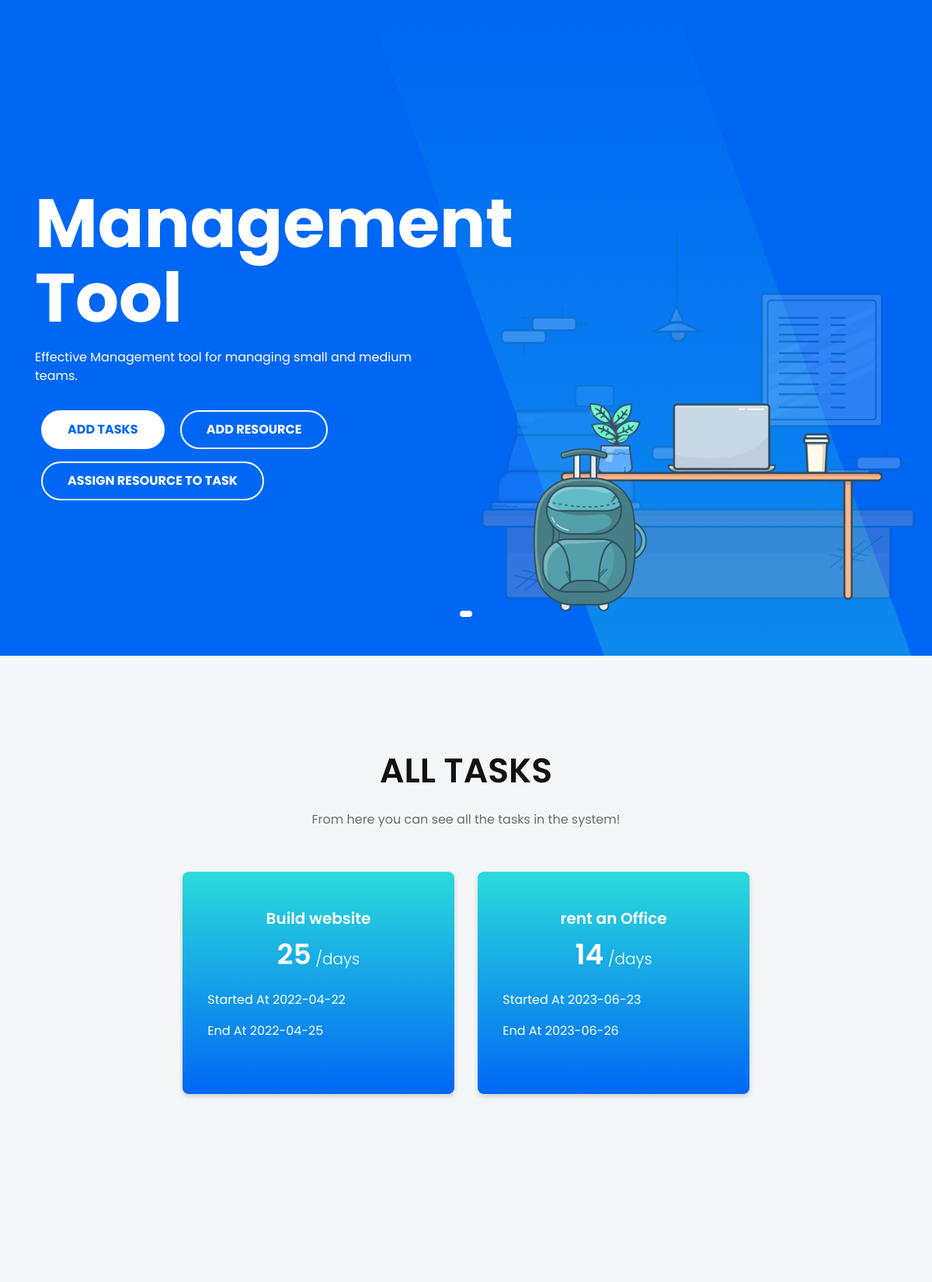
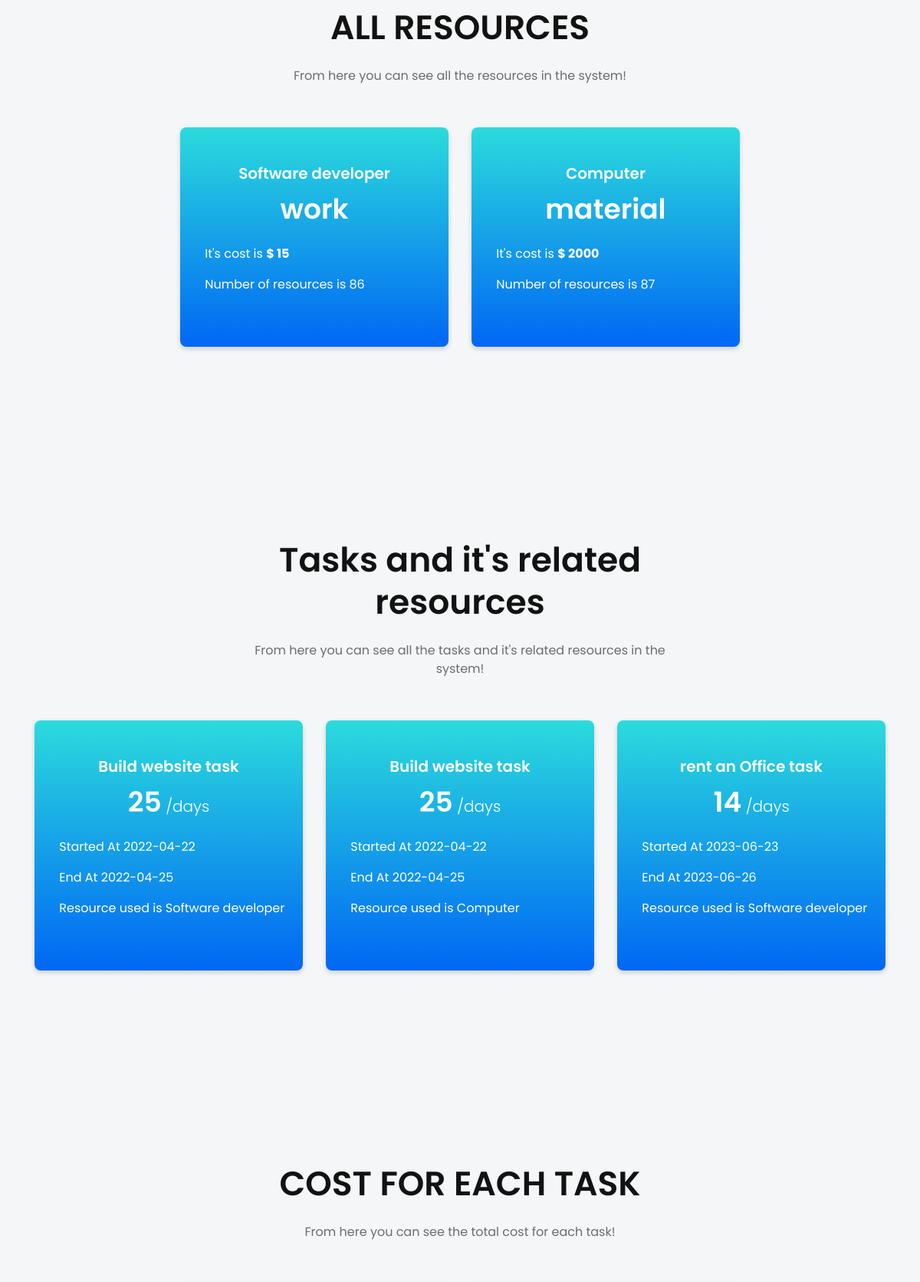
The page / (upper part) on the database its author committed (2 pictures, top to bottom).
### tables this page shows
CREATE TABLE `tasks` (
  `id` int(11) NOT NULL,
  `taskName` varchar(255) NOT NULL,
  `duration` int(11) NOT NULL,
  `startDate` date NOT NULL,
  `endDate` date NOT NULL
);

CREATE TABLE `resources` (
  `id` int(11) NOT NULL,
  `resourceName` varchar(255) NOT NULL,
  `resourceType` varchar(255) NOT NULL,
  `cost` int(11) NOT NULL,
  `max` int(11) NOT NULL
);

### index.php (the view, shortened to what this page needs)
<?php
require('database.php');
$tasksArr=[];
$data1 = $db->query("select * from tasks ");
  $tasks = $data1->fetch_all();
  foreach ($tasks as $task ) {
    array_push($tasksArr,$task);
  }
  $resourcesArr = [];
  $data2 = $db->query("select * from resources ");
  $resources = $data2->fetch_all();
  foreach ($resources as $res ) {
    array_push($resourcesArr,$res);
  }
    $assignArr = [];
  $data3 = $db->query("SELECT tasks.taskName, tasks.duration, tasks.startDate, tasks.endDate, resources.resourceName
FROM assign, resources, tasks
WHERE assign.taskId = tasks.id AND assign.resId = resources.id");
  $assigns = $data3->fetch_all();
  foreach ($assigns as $assign) {
    array_push($assignArr,$assign);
  }
  $goupedArr = [];
  for ($a = 0 ; $a < count($tasks); $a++) {
   $taskName = $tasks[$a][1];
    $data4 = $db->query("SELECT tasks.taskName, tasks.duration, tasks.startDate, tasks.endDate, resources.resourceName, resources.resourceType, resources.cost FROM assign, resources, tasks WHERE assign.taskId = tasks.id AND assign.resId = resources.id AND tasks.taskName = '$taskName' ");
      $assignsCost = $data4->fetch_all();
       array_push($goupedArr,$assignsCost);
}
$taskNamesWithCosts = [];
   for ($b = 0 ; $b < count($goupedArr); $b++) {
       $cost = 0 ;
            for ($c = 0 ; $c < count($goupedArr[$b]); $c++) {
                if($goupedArr[$b][$c][5] == 'work'){
                     $cost = $cost + ( $goupedArr[$b][$c][6] * 8 * $goupedArr[$b][$c][1] )  ;
                }else {
                     $cost = $cost + $goupedArr[$b][$c][6];
                }
}
 array_push($taskNamesWithCosts,[ $goupedArr[$b][0][0] ,$cost]);
}
  ?>
<!doctype html>
<html class="no-js" lang="en">
<head>
    <link rel="stylesheet" href="assets/css/magnific-popup.css">
    <link rel="stylesheet" href="assets/css/slick.css">
    <link rel="stylesheet" href="assets/css/LineIcons.css">
    <link rel="stylesheet" href="assets/css/bootstrap.min.css">
    <link rel="stylesheet" href="assets/css/default.css">
    <link rel="stylesheet" href="assets/css/style.css">
</head>
<body>
    <section class="navbar-area">
    </section>
    <section id="home" class="slider_area">
        <div id="carouselThree" class="carousel slide" data-ride="carousel">
            <ol class="carousel-indicators">
                <li data-target="#carouselThree" data-slide-to="0" class="active"></li>
            </ol>
            <div class="carousel-inner">
                <div class="carousel-item active">
                    <div class="container">
                        <div class="row">
                            <div class="col-lg-6">
                                <div class="slider-content">
                                    <h1 class="title"> Management Tool</h1>
                                    <p class="text">Effective Management tool for managing small and medium teams.</p>
                                    <ul class="slider-btn rounded-buttons">
                                        <li><a class="main-btn rounded-one" href="addTask.html">ADD TASKS</a></li>
                                        <li><a class="main-btn rounded-two" href="addResource.html">ADD RESOURCE</a></li>
                                        <li><a class="main-btn rounded-two" href="assign.php">ASSIGN RESOURCE TO TASK</a></li>
                                    </ul>
                                </div>
                            </div>
                        </div>
                    </div>
                    <div class="slider-image-box d-none d-lg-flex align-items-end">
                        <div class="slider-image">
                            <img src="assets/images/slider/3.png" alt="Hero">
                        </div>
                    </div>
                </div>
            </div>
        </div>
    </section>
    <section id="pricing" class="pricing-area ">
        <div class="container">
            <div class="row justify-content-center">
                <div class="col-lg-6 col-md-10">
                    <div class="section-title text-center pb-25">
                        <h3 class="title">ALL TASKS</h3>
                        <p class="text">From here you can see all the tasks in the system!</p>
                    </div>
                </div>
            </div>
            <div class="row justify-content-center">
                <?php foreach ($tasksArr as $row ) { ?>
                <div class="col-lg-4 col-md-7 col-sm-9">
                    <div class="pricing-style mt-30">
                        <div class="pricing-header text-center">
                            <h5 class="sub-title"><?php echo $row[1] ?></h5>
                            <p class="month"><span class="price"><?php echo $row[2] ?></span> /days</p>
                        </div>
                        <div class="pricing-list">
                            <ul>
                                <li><i class="lni lni-check-mark-circle"></i> Started At <?php echo $row[3] ?></li>
                                <li><i class="lni lni-check-mark-circle"></i> End At <?php echo $row[4] ?></li>
                            </ul>
                        </div>
                    </div>
                </div>
                <?php } ?>
            </div>
        </div>
    </section>
        <section id="pricing" class="pricing-area ">
        <div class="container">
            <div class="row justify-content-center">
                <div class="col-lg-6 col-md-10">
                    <div class="section-title text-center pb-25">
                        <h3 class="title">ALL RESOURCES</h3>
                        <p class="text">From here you can see all the resources in the system!</p>
                    </div>
                </div>
            </div>
            <div class="row justify-content-center">
                <?php foreach ($resourcesArr as $row ) { ?>
                <div class="col-lg-4 col-md-7 col-sm-9">
                    <div class="pricing-style mt-30">
                        <div class="pricing-header text-center">
                            <h5 class="sub-title"><?php echo $row[1] ?></h5>
                            <p class="month"><span class="price"><?php echo $row[2] ?></span></p>
                        </div>
                        <div class="pricing-list">
                            <ul>
                                <li><i class="lni lni-check-mark-circle"></i> It's cost is <strong>$ <?php echo $row[3] ?></strong> </li>
                                <li><i class="lni lni-check-mark-circle"></i> Number of resources is <?php echo $row[4] ?></li>
                            </ul>
                        </div>
                    </div>
                </div>
                <?php } ?>
            </div>
        </div>
    </section>
            <section id="pricing" class="pricing-area ">
        <div class="container">
            <div class="row justify-content-center">
                <div class="col-lg-6 col-md-10">
                    <div class="section-title text-center pb-25">
                        <h3 class="title">Tasks and it's related resources</h3>
                        <p class="text">From here you can see all the tasks and it's related resources in the system!</p>
                    </div>
                </div>
            </div>
            <div class="row justify-content-center">
                <?php foreach ($assignArr as $row ) { ?>
                <div class="col-lg-4 col-md-7 col-sm-9">
                    <div class="pricing-style mt-30">
                        <div class="pricing-header text-center">
                            <h5 class="sub-title"><?php echo $row[0] ?> task</h5>
                            <p class="month"><span class="price"><?php echo $row[1] ?></span> /days</p>
                        </div>
                        <div class="pricing-list">
                            <ul>
                                <li><i class="lni lni-check-mark-circle"></i> Started At <?php echo $row[2] ?></li>
                                <li><i class="lni lni-check-mark-circle"></i> End At <?php echo $row[3] ?></li>
                                 <li><i class="lni lni-check-mark-circle"></i> Resource used is <?php echo $row[4] ?></li>
                            </ul>
                        </div>
                    </div>
                </div>
                <?php } ?>
            </div>
        </div>
    </section>
     <section id="pricing" class="pricing-area ">
        <div class="container">
            <div class="row justify-content-center">
                <div class="col-lg-6 col-md-10">
                    <div class="section-title text-center pb-25">
                        <h3 class="title">COST FOR EACH TASK</h3>
                        <p class="text">From here you can see the total cost for each task!</p>
                    </div>
                </div>
            </div>
            <div class="row justify-content-center">
                <?php foreach ($taskNamesWithCosts as $row ) { ?>
                <div class="col-lg-4 col-md-7 col-sm-9">
                </div>
                <?php } ?>
            </div>
        </div>
    </section>
</body>
</html>

### assets/css/default.css (style rules this page uses)
.mt-30 { margin-top: 30px; }
.pb-25 { padding-bottom: 25px; }

### rows shown on the page
tasks: taskName "Build website", duration "25", startDate "2022-04-22", endDate "2022-04-25", resources.resourceName "Software developer", resources.resourceName "Computer"
tasks: taskName "rent an Office", duration "14", startDate "2023-06-23", endDate "2023-06-26", resources.resourceName "Software developer"
resources: resourceName "Software developer", resourceType "work", cost "15", max "86"
resources: resourceName "Computer", resourceType "material", cost "2000", max "87"
